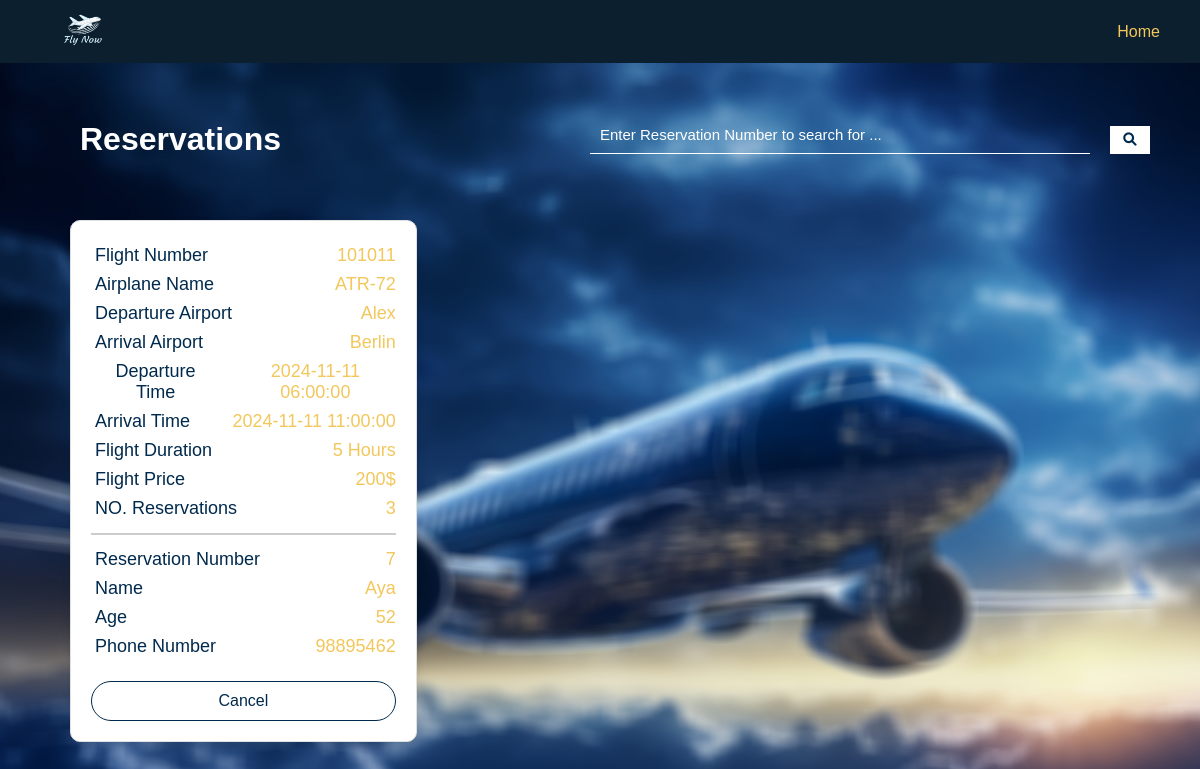
/reservations (signed in), run on the app's committed database.
### models/flight.py (models this page shows, shortened)
class Flight(db.Model):
    __tablename__ = 'flights'
    id = db.Column(db.Integer, primary_key=True)
    flight_number = db.Column(db.Integer, unique=True)
    airplane_name = db.Column(db.String)
    departure_airport = db.Column(db.String)
    arrival_airport = db.Column(db.String)
    departure_time = db.Column(db.DateTime)
    arrival_time = db.Column(db.DateTime)
    flight_duration = db.Column(db.String)
    flight_capacity = db.Column(db.Integer)
    flight_price = db.Column(db.Integer)
    @property
    def is_old_flight(self):
        return self.departure_time < datetime.now()
    def to_dict(self):
        return {
            "id": self.id,
            "flight_number": self.flight_number,
            "airplane_name": self.airplane_name,
            "departure_airport": self.departure_airport,
            "arrival_airport": self.arrival_airport,
            "departure_time": self.departure_time,
            "arrival_time": self.arrival_time,
            "flight_duration": self.flight_duration,
            "flight_capacity": self.flight_capacity,
            "flight_price": self.flight_price,
            "is_old_flight": self.is_old_flight
        }

### models/booking.py (models this page shows, shortened)
class Booking(db.Model):
    __tablename__ = 'bookings'
    id = db.Column(db.Integer, primary_key=True)
    flight_number = db.Column(db.Integer, db.ForeignKey('flights.flight_number'))
    user_id = db.Column(db.Integer,db.ForeignKey('users.user_id'))
    name = db.Column(db.String)
    age = db.Column(db.Integer)
    phone_number = db.Column(db.String)
    def __init__(self, flight_number='', user_id='', name='', age='', phone_number=''):
        self.flight_number = flight_number
        self.user_id = int(user_id)if user_id else None
        self.name = name
        self.age = int(age)if age else None
        self.phone_number = phone_number
    def get_bookings(self):
        try:
            bookings = Booking.query.filter_by(user_id=self.user_id).all()
            current_time = datetime.now()
            user_flights = []
            for booking in bookings:
                flight = Flight.query.filter_by(flight_number=booking.flight_number).first()
                if flight and flight.departure_time >= current_time:
                    flight_dict = flight.to_dict()
                    flight_dict['reservation_id'] = booking.id
                    flight_dict['name'] = booking.name
                    flight_dict['age'] = booking.age
                    flight_dict['phone_number'] = booking.phone_number
                    user_flights.append(flight_dict)
            return user_flights if user_flights else None
        except Exception as e:
            return None

### app.py (the view)
@app.route("/reservations")
def reservationspage():
    user_id = session['user']
    booking = Booking(user_id=user_id)
    bookings = booking.get_bookings()
    return render_template('reservations.html', bookings=bookings, admin=False, search=False,flight_number='')

### templates/reservations.html (shortened to what this page needs)
<!DOCTYPE html>
<html lang="en">
  <head>
    <link rel="stylesheet" href="static/styles.css" />
    <link rel="stylesheet" href="static/navbarstyles.css" />
    <link rel="stylesheet" href="https://cdnjs.cloudflare.com/ajax/libs/font-awesome/6.0.0-beta3/css/all.min.css">
  </head>
  <body>
    <div id="nav-bar">
      <img src="static/logo.png" width="120px" alt="fly now" />
      <a class="nav-a" href="/">Home </a>
    </div>
    <header>
      <h1 id="home-header">Reservations</h1>
      <form action="/search-reservation" method="get">
        <input placeholder="Enter Reservation Number to search for ..." type="number" name="q" />
        <button type="submit" class="search-button">
          <i class="fas fa-search"></i>
        </button>
      </form>
    </header>
    {% if bookings %}
    {% if bookings[0] is not none %}
    <div id="content">
          {% for booking in bookings %}
            <div class="flight-card">
              <div class="flight-card-content">
                <p>Flight Number</p>
                <span class="flight-number">{{ booking.flight_number }}</span>
              </div>
              <div class="flight-card-content">
                <p>Airplane Name</p>
                <span>{{ booking.airplane_name }}</span>
              </div>
              <div class="flight-card-content">
                <p>Departure Airport</p>
                <span>{{ booking.departure_airport }}</span>
              </div>
              <div class="flight-card-content">
                <p>Arrival Airport</p>
                <span>{{ booking.arrival_airport }}</span>
              </div>
              <div class="flight-card-content">
                <p>Departure Time</p>
                <span>{{ booking.departure_time }}</span>
              </div>
              <div class="flight-card-content">
                <p>Arrival Time</p>
                <span>{{ booking.arrival_time }}</span>
              </div>
              <div class="flight-card-content">
                <p>Flight Duration</p>
                <span>{{ booking.flight_duration }}</span>
              </div>
              <div class="flight-card-content">
                <p>Flight Price</p>
                <span>{{ booking.flight_price }}$</span>
              </div>
              <div class="flight-card-content">
                <p>NO. Reservations</p>
                <span>{{ booking.flight_capacity }}</span>
              </div>
              <hr style="border: 1px solid #ccc; margin: 10px 0;">
              <div class="flight-card-content">
                <p>Reservation Number</p>
                <span>{{ booking.reservation_id }}</span>
              </div>
              <div class="flight-card-content">
                <p>Name</p>
                <span>{{ booking.name }}</span>
              </div>
              <div class="flight-card-content">
                <p>Age</p>
                <span>{{ booking.age }}</span>
              </div>
              <div class="flight-card-content">
                <p>Phone Number</p>
                <span>{{ booking.phone_number }}</span>
              </div>
              {% if not admin %}
                <div class="cancel-button">
                  <a href="/delete-booking?reservation_id={{ booking.reservation_id }}&flight_number={{ booking.flight_number }}">Cancel</a>
                </div>
              {% endif %}
            </div>
          {% endfor %}
    </div>
        {% else %}
          <div class="flex-center">
            <img src="static/robo.png" width="300px" alt="no-result-found">
          </div>
          <h1 style="margin: 10px;">No Bookings with this Reservation Number!</h1>
        {% endif %}
      {% endif %}
  </body>
</html>

### static/styles.css (style rules this page uses)
html { height: 100%; }
body { font-family: Arial, Helvetica, sans-serif; padding: 0; margin: 0; overflow-x: hidden; width: 100%; background: url("4.jpg") no-repeat center center fixed; background-size: cover; font-family: sans-serif; height: 100%; }
* { box-sizing: border-box; }
#home-header { text-align: left; margin-left: 30px; }
#content { padding-right: 50px; padding-left: 50px; margin: 20px; display: grid; grid-template-columns: repeat(3, 1fr); gap: 10px; }
p { font-size: 18px; color: #000; }
span { color: #f2c75b; font-size: 18px; text-transform: capitalize; }
.flight-card { background-color: white; border-radius: 10px; box-shadow: 0 4px 8px rgba(0, 0, 0, 0.1); padding: 20px; margin: 20px auto; max-width: 400px; border: 1px solid #e0e0e0; text-align: center; display: flex; flex-direction: column; justify-content: space-between; }
.flight-card p { color: #002a4d; padding: 2px; margin: 2px; }
h1 { text-align: center; color: white; }
.flight-card .flight-card-content { display: flex; flex-direction: row; justify-content: space-between; align-items: center; gap: 15px; }
.flight-card .submit-button, .flight-card .cancel-button, .flight-card .edit-delete-div { align-self: center; }
.cancel-button { width: 100%; border-radius: 20px; cursor: pointer; display: flex; margin-top: 20px; justify-content: center; border: 1px solid #002a4d; }
.cancel-button a { color: #002a4d; text-decoration: none; padding: 10px; }
button { background-color: #fff; color: #002a4d; width: 40px; padding: 7px; display: flex; align-items: center; justify-content: center; border: 0; outline: none; cursor: pointer; }
input::placeholder { color: white; opacity: 1; }
header { display: flex; flex-direction: row; justify-content: space-between; margin-top: 100px; padding-right: 50px; padding-left: 50px; }
header form { display: flex; flex-direction: row; align-items: center; justify-content: space-between; }
header input { width: 500px; display: block; background: none; margin-right: 20px; border: 0; border-bottom: 1px solid #fff; padding: 10px; margin-bottom: 10px; color: #fff; box-sizing: border-box; font-size: 15px; outline: none; }

### static/navbarstyles.css (style rules this page uses)
#nav-bar { background-color: #0C1F2E; width: 100%; margin: 0; top: 0; left: 0; height: 7%; position: fixed; display: flex; align-items: center; justify-content: space-between; padding-left: 20px; z-index: 10; }
.nav-a { color: #f2c75b; margin-right: 30px; text-decoration: none; padding: 10px; }

### data on the page
Flight: flight_number "101011", airplane_name "ATR-72", departure_airport "Alex", arrival_airport "Berlin", departure_time "2024-11-11 06:00:00", arrival_time "2024-11-11 11:00:00", flight_duration "5 Hours"
Booking: name "Aya", phone_number "98895462"

### other printed values
{{ booking.flight_price }} "200"
{{ booking.flight_capacity }} "3"
{{ booking.reservation_id }} "7"
{{ booking.age }} "52"
